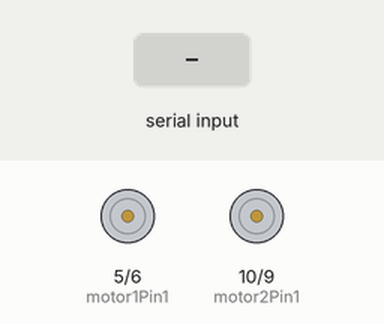
Recording of a sketch running on a simulated Arduino Uno, built with avr-gcc and run on an emulated ATmega328P. Parts: motor-driver pin pairs drawn as motors (green arrow = first pin HIGH = forward, orange = second pin HIGH = backward, longer = more drive). The inputs (shaded band) are chosen by the test bench.

Above: at 1.2 s.
1.3 s: "F" received over Serial
At 1.45 s:
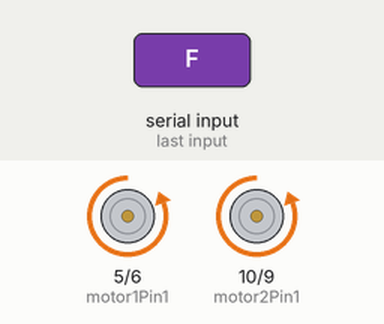
4.3 s: "B" received over Serial
At 4.45 s:
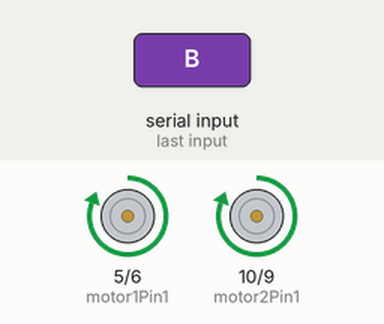
7.3 s: "R" received over Serial
At 7.42 s:
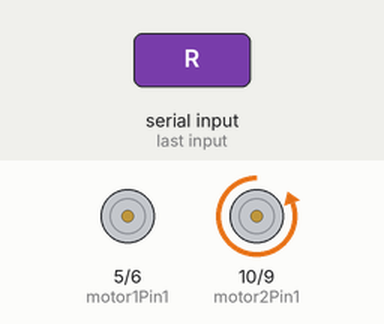
10.3 s: "L" received over Serial
At 10.62 s:
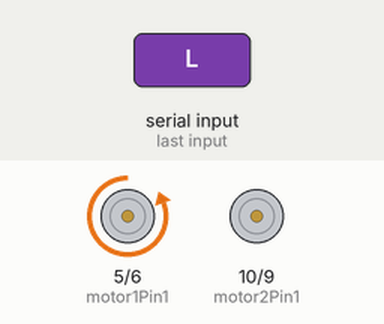
13.3 s: "C" received over Serial
At 13.45 s:
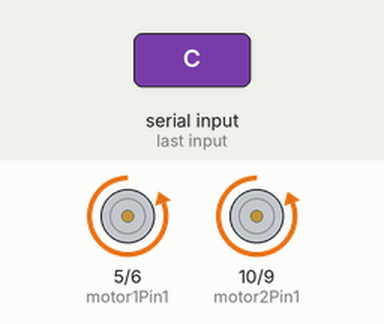
16.3 s: "A" received over Serial
At 16.45 s:
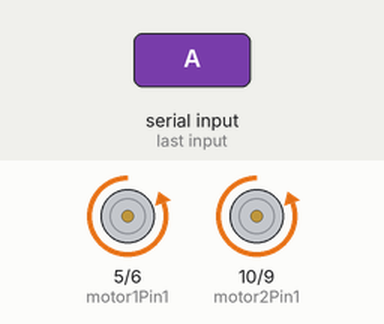
Timing chart, 0 to 20.3 s (numbered marks = the images above; inputs shaded):
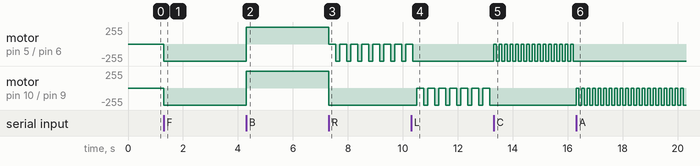

The sketch:

Arduino.ino
```cpp
char command;
int state;
int previous = 0;
int count = 0;


//define motor pins

//motor right
int motor1Pin1 = 5;
int motor1Pin2 = 6;

//motor left
int motor2Pin1 = 10;
int motor2Pin2 = 9;

void setup() {

  pinMode(motor1Pin1, OUTPUT);
  pinMode(motor1Pin2, OUTPUT);
  pinMode(motor2Pin1, OUTPUT);
  pinMode(motor2Pin2, OUTPUT);

  Serial.begin(2000000);

}

void loop() {

  if (Serial.available()) {
    command = Serial.read();


    // Count for controlling moving, python sended data have latency, so this way contorl over moving
    //move forward

    if(command == 'F') {
      if(previous == 1 && count < 3){
        state = 1;
        count += 1;

      } else if (previous != 1) {
        state = 1;
        count = 0;

      } else {
        count += 1;
        state = 5;
      }
      previous = 1;
    }

    //move backward

    if(command == 'B'){
      if(previous == 2 && count < 3){
        state = 2;
        count += 1;

      } else if (previous != 2) {
        state = 2;
        count = 0;

      } else {
        count += 1;
        state = 5;
      }
      previous = 2;
    }

    //turn right

    if(command == 'R'){
      if(previous == 3 && count < 1){
        state = 3;
        count += 1;

      } else if (previous != 3) {
        state = 3;
        count = 0;

      } else {
        count += 1;
        state = 5;
      }
      previous = 3;
    }


    //turn left

    if(command == 'L'){
      if(previous == 4 && count < 1){
        state = 4;
        count += 1;

      } else if (previous != 4) {
        state = 4;
        count = 0;

      } else {
        count += 1;
        state = 5;
      }
      previous = 4;
    }

    // turn left little

    if(command == 'A'){
      if(previous == 6 && count < 3){
        state = 6;
        count += 1;

      } else if (previous != 6) {
        state = 6;
        count = 0;

      } else {
        count += 1;
        state = 5;
      }
      previous = 6;
    }

    // turn right little

    if(command == 'C'){
      if(previous == 7 && count < 3){
        state = 7;
        count += 1;

      } else if (previous != 7) {
        state = 7;
        count = 0;

      } else {
        count += 1;
        state = 5;
      }
      previous = 7;
    }

    //Go back little

    if(command == 'D'){
      if(previous == 8 && count < 3){
        state = 8;
        count += 1;

      } else if (previous != 8) {
        state = 8;
        count = 0;

      } else {
        count += 1;
        state = 5;
      }
      previous = 8;
    }

    //Go forward little

    if(command == 'D'){
      if(previous == 9 && count < 3){
        state = 9;
        count += 1;

      } else if (previous != 9) {
        state = 9;
        count = 0;

      } else {
        count += 1;
        state = 5;
      }
      previous = 9;
    }

    //do nothing

    if(command == 'S'){
      state = 5;
      count = 0;
      previous = 5;
    }

  }

  //STATE 1: move forward

    if (state == 1) {
      analogWrite(motor1Pin1, LOW);
      digitalWrite(motor1Pin2, HIGH);
      analogWrite(motor2Pin1, LOW);
      digitalWrite(motor2Pin2, HIGH);
      delay(300);

      analogWrite(motor1Pin1, LOW);
      digitalWrite(motor1Pin2, LOW);
      analogWrite(motor2Pin1, LOW);
      digitalWrite(motor2Pin2, LOW);

    }


    //STATE 2: move backward

    if (state == 2) {
      digitalWrite(motor1Pin1, HIGH);
      digitalWrite(motor1Pin2, LOW);
      digitalWrite(motor2Pin1, HIGH);
      digitalWrite(motor2Pin2, LOW);
      delay(300);

      analogWrite(motor1Pin1, LOW);
      digitalWrite(motor1Pin2, LOW);
      analogWrite(motor2Pin1, LOW);
      digitalWrite(motor2Pin2, LOW);

     }

      //STATE 3: move right
    if (state == 3) {
      digitalWrite(motor1Pin1, LOW);
      digitalWrite(motor1Pin2, LOW);
      digitalWrite(motor2Pin1, LOW);
      digitalWrite(motor2Pin2, HIGH);
      delay(250);

      analogWrite(motor1Pin1, LOW);
      digitalWrite(motor1Pin2, HIGH);
      analogWrite(motor2Pin1, LOW);
      digitalWrite(motor2Pin2, HIGH);
      delay(150);

      analogWrite(motor1Pin1, LOW);
      digitalWrite(motor1Pin2, LOW);
      analogWrite(motor2Pin1, LOW);
      digitalWrite(motor2Pin2, LOW);

    }

    //STATE 4: move left

    if (state == 4) {
      digitalWrite(motor1Pin1, LOW);
      digitalWrite(motor1Pin2, HIGH);
      digitalWrite(motor2Pin1, LOW);
      digitalWrite(motor2Pin2, LOW);
      delay(250);

      analogWrite(motor1Pin1, LOW);
      digitalWrite(motor1Pin2, HIGH);
      analogWrite(motor2Pin1, LOW);
      digitalWrite(motor2Pin2, HIGH);
      delay(150);

      analogWrite(motor1Pin1, LOW);
      digitalWrite(motor1Pin2, LOW);
      analogWrite(motor2Pin1, LOW);
      digitalWrite(motor2Pin2, LOW);

    }

    //STATE 5: do nothing

    if (state == 5) {
      digitalWrite(motor1Pin1, LOW);
      digitalWrite(motor1Pin2, LOW);
      digitalWrite(motor2Pin1, LOW);
      digitalWrite(motor2Pin2, LOW);
    }

     //STATE 6: move right little
    if (state == 6) {
      digitalWrite(motor1Pin1, LOW);
      digitalWrite(motor1Pin2, HIGH);
      digitalWrite(motor2Pin1, LOW);
      digitalWrite(motor2Pin2, LOW);
      delay(100);

      analogWrite(motor1Pin1, LOW);
      digitalWrite(motor1Pin2, HIGH);
      analogWrite(motor2Pin1, LOW);
      digitalWrite(motor2Pin2, HIGH);
      delay(100);

      analogWrite(motor1Pin1, LOW);
      digitalWrite(motor1Pin2, LOW);
      analogWrite(motor2Pin1, LOW);
      digitalWrite(motor2Pin2, LOW);

    }

    //STATE 7: move right little
    if (state == 7) {
      digitalWrite(motor1Pin1, LOW);
      digitalWrite(motor1Pin2, LOW);
      digitalWrite(motor2Pin1, LOW);
      digitalWrite(motor2Pin2, HIGH);
      delay(100);

      analogWrite(motor1Pin1, LOW);
      digitalWrite(motor1Pin2, HIGH);
      analogWrite(motor2Pin1, LOW);
      digitalWrite(motor2Pin2, HIGH);
      delay(100);

      analogWrite(motor1Pin1, LOW);
      digitalWrite(motor1Pin2, LOW);
      analogWrite(motor2Pin1, LOW);
      digitalWrite(motor2Pin2, LOW);

    }

     //STATE 2: move backward little

    if (state == 8) {
      digitalWrite(motor1Pin1, HIGH);
      digitalWrite(motor1Pin2, LOW);
      digitalWrite(motor2Pin1, HIGH);
      digitalWrite(motor2Pin2, LOW);
      delay(200);

      analogWrite(motor1Pin1, LOW);
      digitalWrite(motor1Pin2, LOW);
      analogWrite(motor2Pin1, LOW);
      digitalWrite(motor2Pin2, LOW);

     }

    //STATE 9: move forward little

    if (state == 9) {
      analogWrite(motor1Pin1, LOW);
      digitalWrite(motor1Pin2, HIGH);
      analogWrite(motor2Pin1, LOW);
      digitalWrite(motor2Pin2, HIGH);
      delay(200);

      analogWrite(motor1Pin1, LOW);
      digitalWrite(motor1Pin2, LOW);
      analogWrite(motor2Pin1, LOW);
      digitalWrite(motor2Pin2, LOW);

    }

}
```

Measured:
- after the input at 1.3 s, motor on pin 5 (motor1Pin1) / pin 6 (motor1Pin2), motor on pin 10 (motor2Pin1) / pin 9 (motor2Pin2): stopped → backward 255/255 at once
- after the input at 4.3 s, motor on pin 5 (motor1Pin1) / pin 6 (motor1Pin2), motor on pin 10 (motor2Pin1) / pin 9 (motor2Pin2): backward 255/255 → forward 255/255 at once
- after the input at 7.3 s, motor on pin 5 (motor1Pin1) / pin 6 (motor1Pin2): alternates backward 255/255 for 0.15 s and stopped for 0.25 s, starting at once; motor on pin 10 (motor2Pin1) / pin 9 (motor2Pin2): forward 255/255 → backward 255/255 at once
- after the input at 10.3 s, motor on pin 5 (motor1Pin1) / pin 6 (motor1Pin2): goes on until 10.4 s, then stays backward 255/255; motor on pin 10 (motor2Pin1) / pin 9 (motor2Pin2): alternates backward 255/255 for 0.15 s and stopped for 0.25 s, starting after 0.20 s
- after the input at 13.3 s, motor on pin 5 (motor1Pin1) / pin 6 (motor1Pin2): alternates backward 255/255 for 0.10 s and stopped for 0.10 s, starting at once; motor on pin 10 (motor2Pin1) / pin 9 (motor2Pin2): stops changing and stays backward 255/255
- after the input at 16.3 s, motor on pin 5 (motor1Pin1) / pin 6 (motor1Pin2): stops changing and stays backward 255/255; motor on pin 10 (motor2Pin1) / pin 9 (motor2Pin2): alternates backward 255/255 for 0.10 s and stopped for 0.10 s, starting at once
